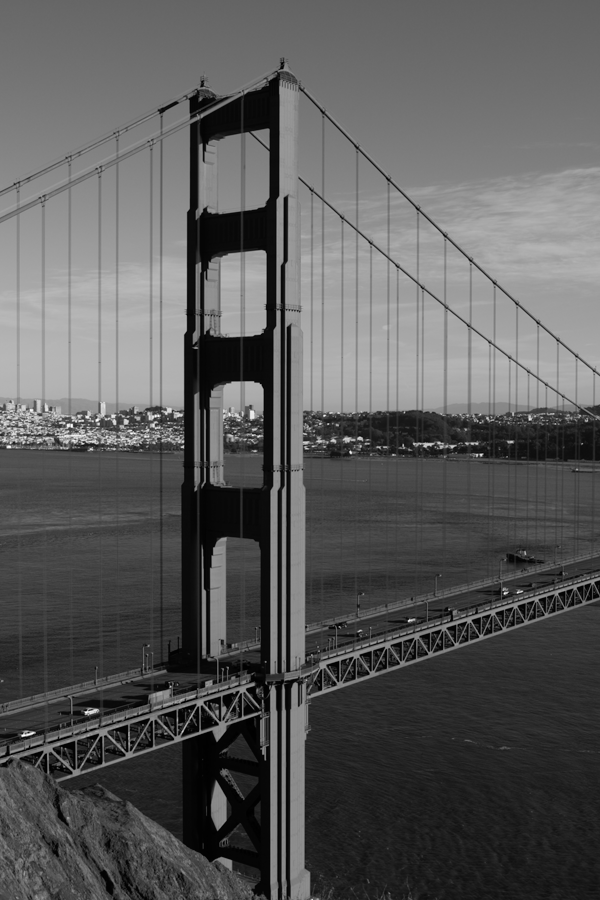
#> input picture Days/Computer Vision/images/goldengate1.png, 600 x 900 px
$ jupyter execute --allow-errors '8. Image Stitching.ipynb'
#> lines starting #> are read from the running program, lines starting #| are printed output that depends on the picture; after the words box and inside, x2 and y2 are one past the last pixel; in counts of white or black regions, pixels touching at a corner belong together
[cell 1]
# Import necessary libraries
from skimage.feature import ORB, match_descriptors
from skimage.io import imread
from skimage import io
from skimage.measure import ransac
from skimage.transform import ProjectiveTransform
from skimage.color import rgb2gray
from skimage.io import imsave, show
from skimage.color import gray2rgb
from skimage.exposure import rescale_intensity
from skimage.transform import warp
from skimage.transform import SimilarityTransform
import numpy as np

[cell 2]
image0 = imread('images/goldengate1.png')
#> image0 is the input picture: shape (900, 600); min 0, max 255, mean 89.9
image0 = rgb2gray(image0)

# Display image
io.imshow(image0)
io.show()

[cell 3]
image1 = imread('images/goldengate2.png')
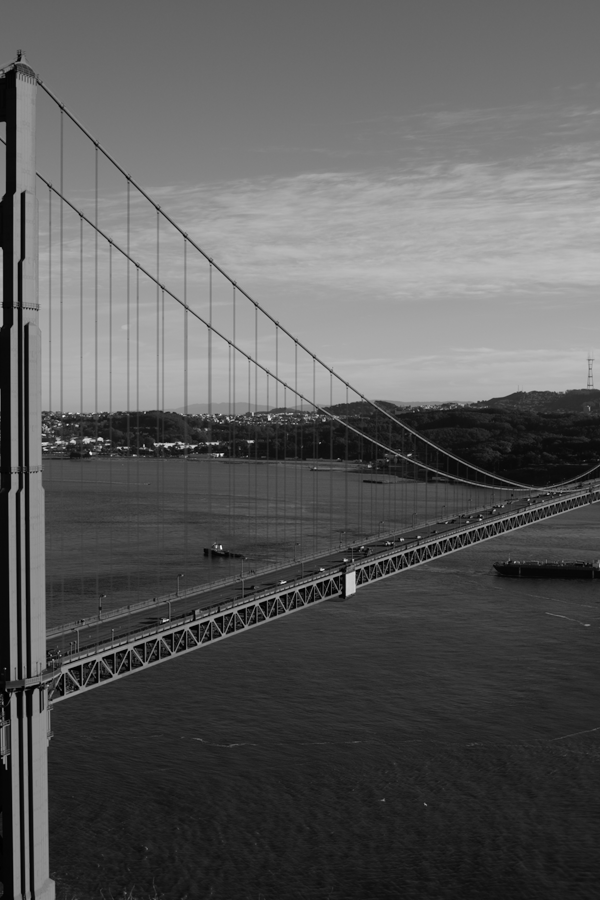
#> input picture Days/Computer Vision/images/goldengate2.png, 600 x 900 px
#> image1 is the input picture: shape (900, 600); min 0, max 246, mean 90
image1 = rgb2gray(image1)

# Display image
io.imshow(image1)
io.show()

[cell 4]
# Define ORB features
orb = ORB(n_keypoints=1000, fast_threshold=0.05)

# Extract the features from both images
orb.detect_and_extract(image0)
keypoints1 = orb.keypoints
descriptors1 = orb.descriptors

orb.detect_and_extract(image1)
keypoints2 = orb.keypoints
descriptors2 = orb.descriptors

[cell 5]
# Matches both images though their descriptors
matches12 = match_descriptors(descriptors1,
                              descriptors2,
                              cross_check=True)

[cell 6]
# Extract the matching features
src = keypoints2[matches12[:, 1]][:, ::-1]
dst = keypoints1[matches12[:, 0]][:, ::-1]

[cell 7]
# Find the projection of source image over destination image
transform_model, inliers = \
    ransac((src, dst), ProjectiveTransform,
           min_samples=4, residual_threshold=2)

model_robust, inliners = \
    ransac((src, dst), ProjectiveTransform,
           min_samples=4, residual_threshold=2)

r, c = image1.shape[:2]
#> r = 900; c = 600

[cell 8]
# Define corners
corners = np.array([[0, 0],
                    [0, r],
                    [c, 0],
                    [c, r]])
#> corners = [[0, 0], [0, 900], [600, 0], [600, 900]]

# warp till the corners
warped_corners = transform_model(corners)

all_corners = np.vstack((warped_corners, corners))

corner_min = np.min(all_corners, axis=0)
#> corner_min = [0, -27.66]
corner_max = np.max(all_corners, axis=0)
#> corner_max = [893.8, 930.3]

[cell 9]
# It saves differnce between the corners
output_shape = (corner_max - corner_min)
#> output_shape = [893.8, 958]
output_shape = np.ceil(output_shape[::-1])

[cell 10]
offset = SimilarityTransform(translation=-corner_min)

# Warp the images according to offset
image0_warp = warp(image0, offset.inverse,
               output_shape=output_shape, cval=-1)

image1_warp = warp(image1, (model_robust + offset).inverse,
               output_shape=output_shape, cval=-1)

image0_mask = (image0_warp != -1)
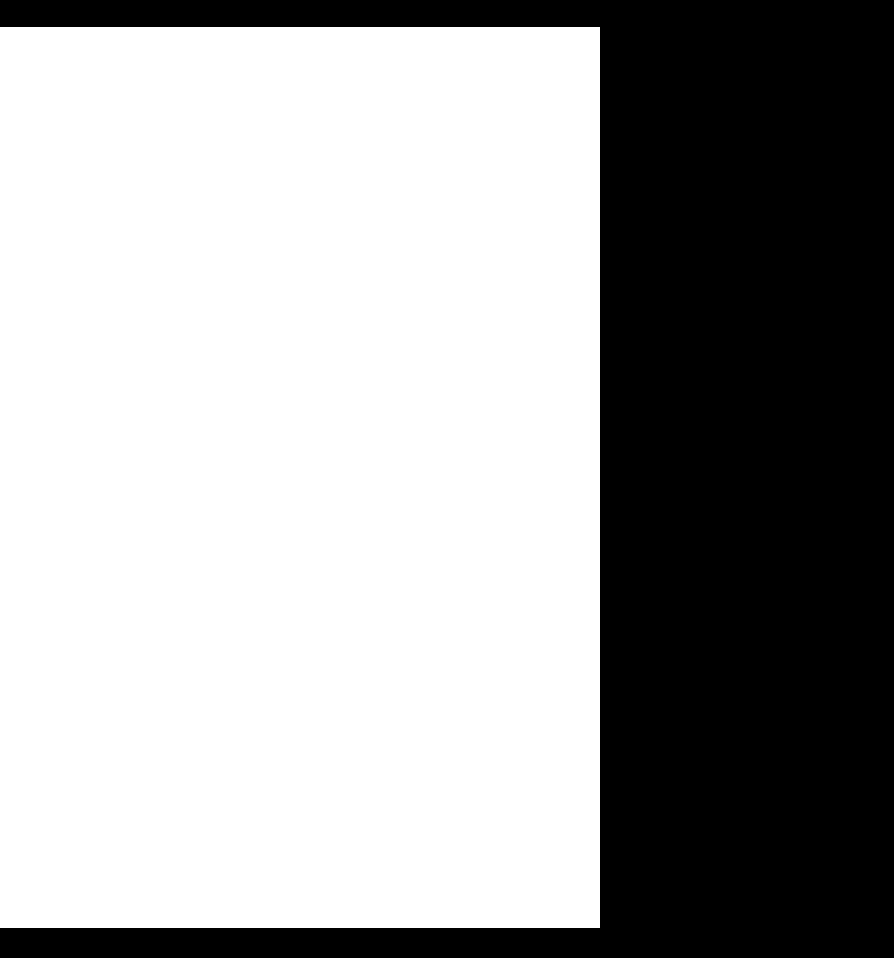
#> image0_mask: shape (958, 894) bool; 63.1% white; 1 black region, box (x1, y1, x2, y2) and area: (0, 0, 894, 958) 315852
image0_warp[~image0_mask] = 0
image0_alpha = np.dstack((gray2rgb(image0_warp), image0_mask))
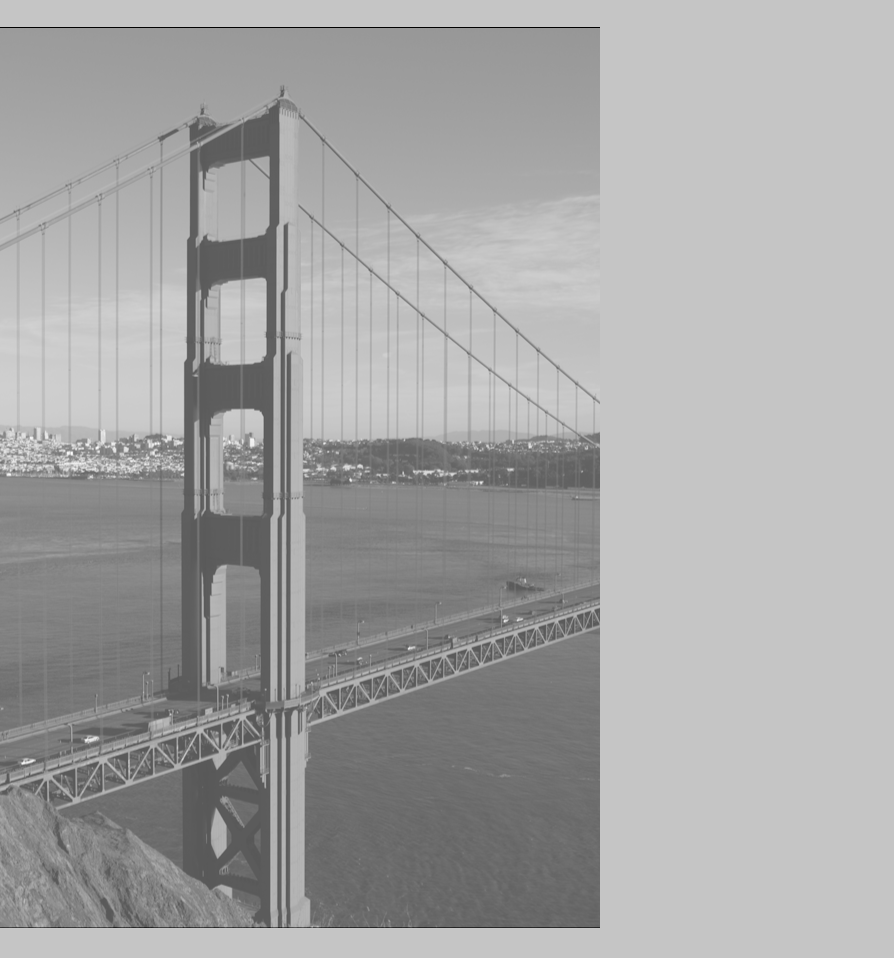
#> image0_alpha: shape (958, 894, 4) float64; mean R, G, B, A 0.222, 0.222, 0.222, 0.631; transparent parts drawn white

image1_mask = (image1_warp != -1)
#> image1_mask: shape (958, 894) bool; 67.7% white; 1 black region, box (x1, y1, x2, y2) and area: (0, 0, 894, 958) 276829
image1_warp[~image1_mask] = 0
image1_alpha = np.dstack((gray2rgb(image1_warp), image1_mask))

[cell 11]
# Merge image
merged = (image0_alpha + image1_alpha)
alpha = merged[..., 3]
merged /= np.maximum(alpha, 1)[..., np.newaxis]
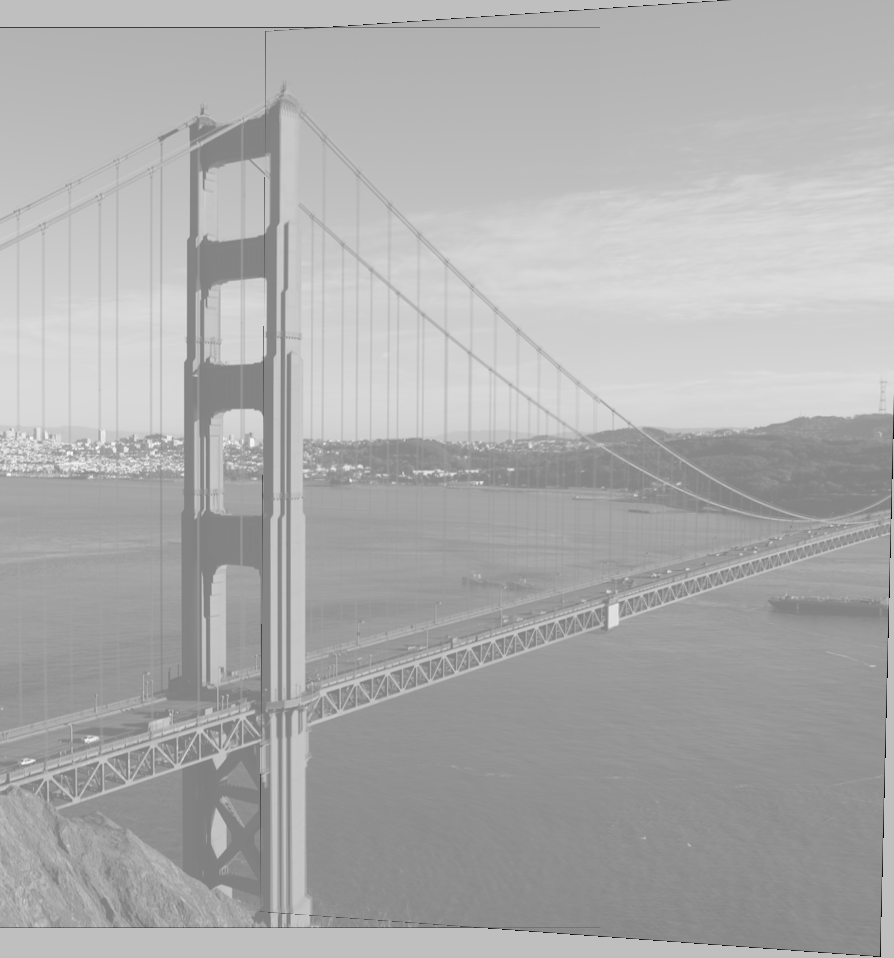
#> merged: shape (958, 894, 4) float64; mean R, G, B, A 0.336, 0.336, 0.336, 0.955; transparent parts drawn white
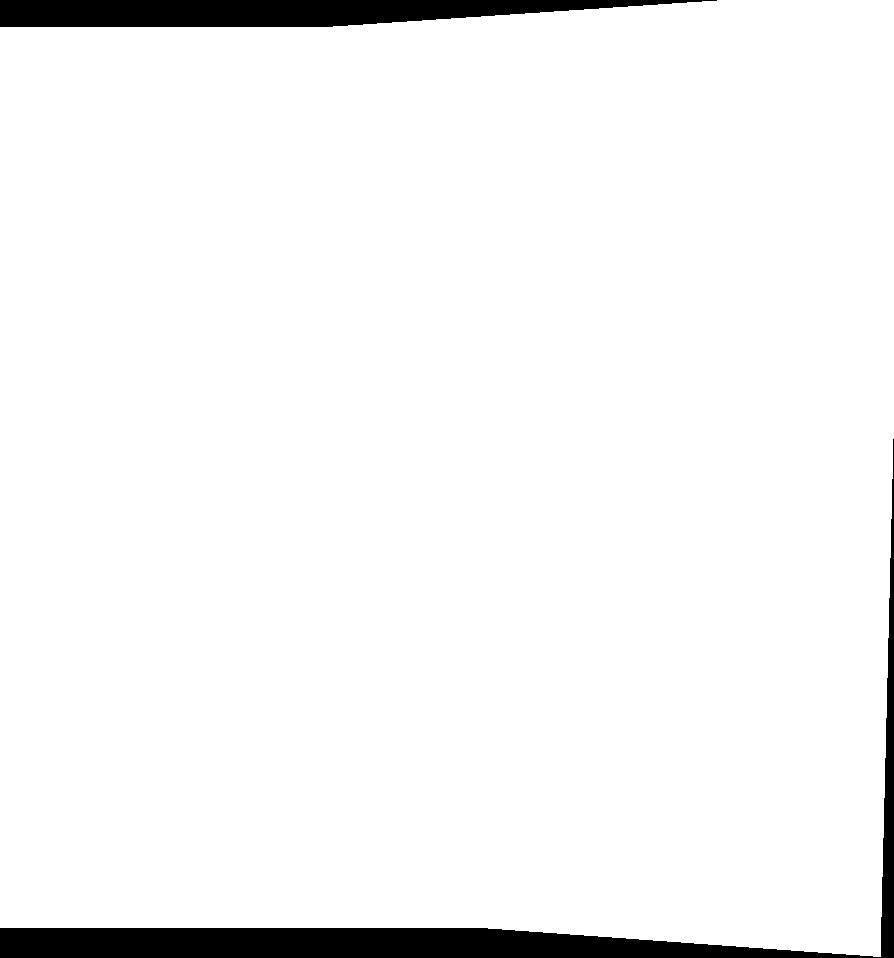
#> alpha: shape (958, 894) float64; values 0 (black) and 1 (white), 95.5% white; 2 black regions, box (x1, y1, x2, y2) and area: (0, 439, 894, 958) 24257, (0, 0, 717, 27) 14172

#> (the rest of this cell did not finish here and is left out)
